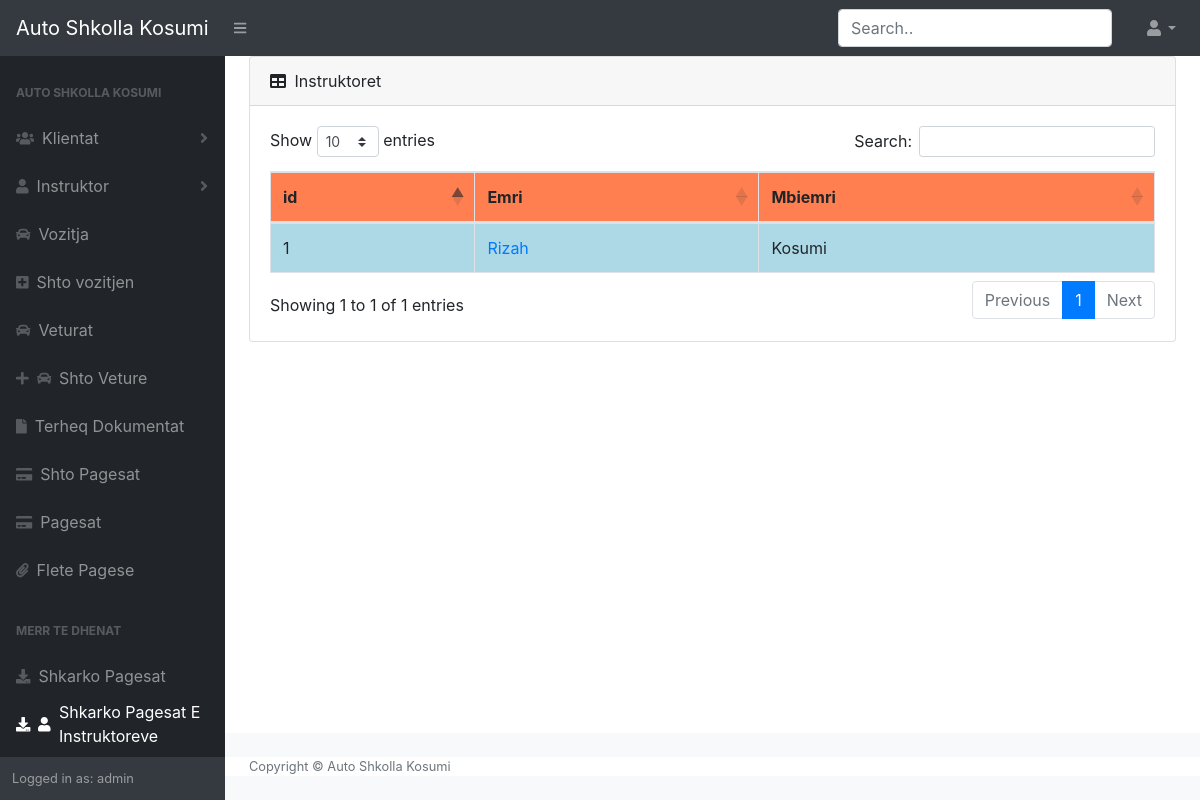
The app's page /Instruktor/ (signed in), older data.
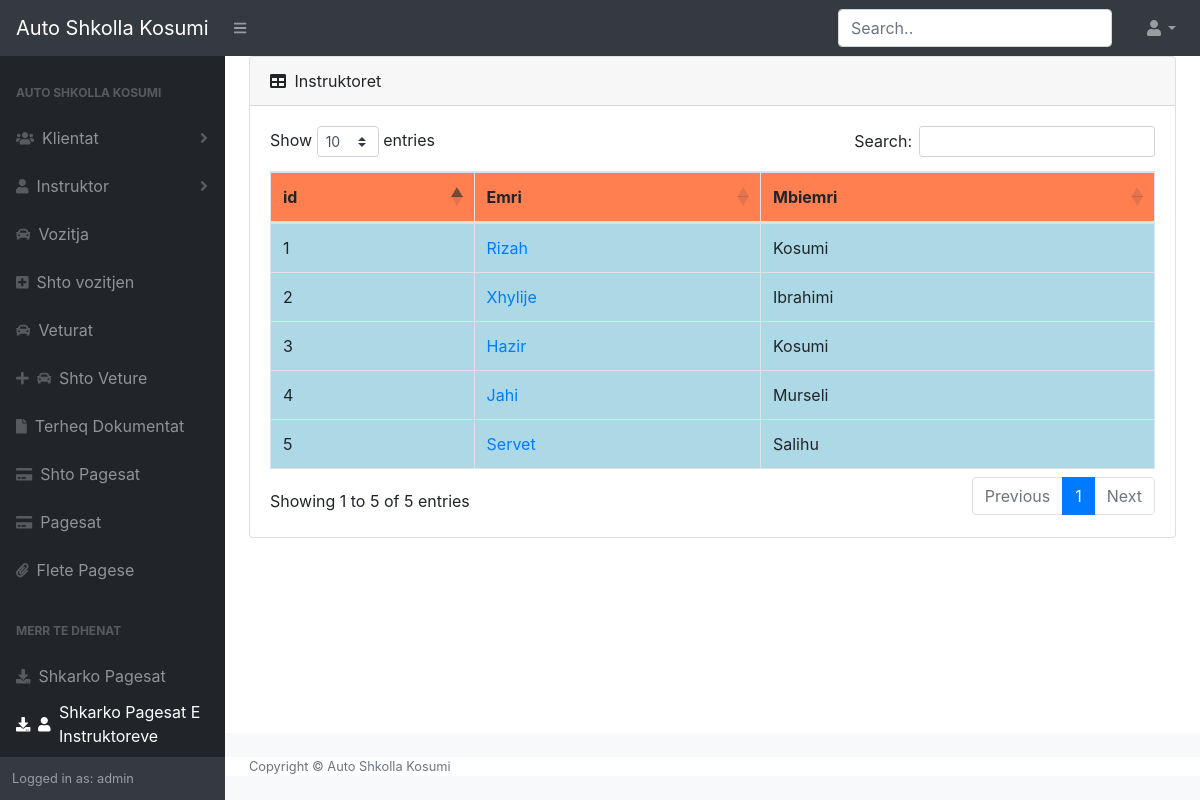
The same page, newer data.
### Kosumi/models.py (models this page shows, shortened)
class Instruktori(models.Model):
    Emri = models.CharField(max_length=50)
    Emri_Prindit = models.CharField(max_length=50,default="")
    Mbiemri = models.CharField(max_length=50)
    nrLicenses = models.CharField(max_length=50,null=True)
    dataLindjes = models.DateField(null=True)
    NrPersonal = models.IntegerField(null=True)
    komuna = models.CharField(max_length=50,null=True)
    Nr_tel = PhoneNumberField()
    vetura = models.ForeignKey(Veturat,on_delete=models.CASCADE,null=True,blank=True)

### Kosumi/views.py (the view)
# urls.py: path('Instruktor/', homeViews.ins, name="inst"),
@login_required
def ins(request):
    ins = Instruktori.objects.all().order_by("id")
    return render(request, "home/ins.html", {"ins": ins})

### Kosumi/templates/home/ins.html (shortened to what this page needs)
{%extends "home/Base.html"%}
{% load static %}
{% block content %}
<head>
    <link rel="stylesheet" type="text/css" href="">
</head>
<body class="sb-nav-fixed">
    <div class="card mb-4">
        <div class="card-header">
            <i class="fas fa-table mr-1"></i>
            Instruktoret
        </div>
        <div class="card-body">
            <div class="table-responsive">
                <table class="table table-bordered" id="dataTable" width="100%" cellspacing="0">
                    <thead>
                        <tr>
                            <th>id</th>
                            <th>Emri</th>
                            <th>Mbiemri</th>
                        </tr>
                    </thead>
                    <tbody>
                        {% for j in ins %}
                        <tr class="item" style="font-size: 12px;">
                            <td>{{j.id}}</td>
                            <td><a href="{% url 'pagesatEinst' j.pk%}">{{j.Emri}}</a></td>
                            <td>{{j.Mbiemri}}</td>
                        </tr>
                        {% endfor %}
                    </tbody>
                </table>
            </div>
        </div>
    </div>
</body>
{% endblock content %}

Row changes from the older to the newer data that the page shows:
added Instruktori: id "2", Emri "Xhylije", Mbiemri "Ibrahimi"
added Instruktori: id "3", Emri "Hazir", Mbiemri "Kosumi"
added Instruktori: id "4", Emri "Jahi", Mbiemri "Murseli"
added Instruktori: id "5", Emri "Servet", Mbiemri "Salihu"
Text that changed along with them:
text written by a page script: "Show entries Search: Showing 1 to 1 of 1 entries Previous 1 Next" → "Show entries Search: Showing 1 to 5 of 5 entries Previous 1 Next"
